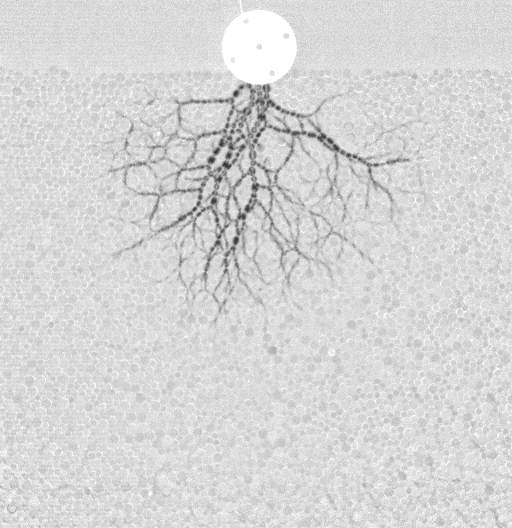
#> input picture data/granular_media/000340.bmp, 512 x 528 px; its folder holds only this picture in this run
$ jupyter execute --allow-errors superlevel_filtration_stitch_with_rips.ipynb   (shell and % lines are left out)   (Python 2 division)   (older library calls are emulated)
#> lines starting #> are read from the running program, lines starting #| are printed output that depends on the picture
### source/PersistenceExplorer/PersistenceExplorer/PersistenceExplorer.py
import IPython
import json
import random
import string
import os
import subprocess
import pkgutil
from pkg_resources import resource_filename

def Execute(command_string, html_string):
  """
  Execute(command_string, html_string)
    Submits the command to be executed as javascript along with html_string
    D3 and PersistenceExplorer are preloaded if they aren't already
  """
  stylesheet = '<style>'  + pkgutil.get_data('PersistenceExplorer', 'WebApp/PersistenceExplorer.css').decode('ascii') + '</style>'
  javascript = '<script>' + pkgutil.get_data('PersistenceExplorer', 'WebApp/PersistenceExplorer.js').decode('ascii') + '</script>'
  output = stylesheet + javascript + """
    <script>
    var command = function() {
    """ + command_string + """ };
    function LoadSource(src, tailcall) {
      var elements = document.querySelectorAll("script[src='"+src+"']");
      if ( elements.length == 0 ) {
        var element = document.createElement("script");
        element.src = src;
        document.body.appendChild(element);
        element.onload = tailcall;
      } else {
        tailcall ();
      }
    };
    LoadSource("//d3js.org/d3.v3.min.js", function() {
      command();
    });
    </script>
    """ + html_string
  return IPython.display.HTML(output)


def PersistenceExplorer( imagefiles, persistencefiles, frames, dimension, imagesize, maximagesize, pdsize ):
  # Create a unique prefix identifier to prevent confused ids
  prefix = ''.join(random.SystemRandom().choice(string.ascii_uppercase) for _ in range(16))
  # Substitute passed parameters into call
  command_string = "PersistenceExplorer(_imagefiles, _persistencefiles, _frames, _dimension, _divs, _imagesize, _maximagesize, _pdsize);"
  command_string = command_string.replace('_imagefiles', json.dumps(imagefiles))
  command_string = command_string.replace('_persistencefiles', json.dumps(persistencefiles))
  command_string = command_string.replace('_frames', json.dumps(list(frames)))
  command_string = command_string.replace('_dimension', json.dumps(dimension))
  command_string = command_string.replace('_divs',
    json.dumps({'divImg' : '#' + prefix + 'divImg',
                'divPD' : '#' + prefix + 'divPD',
                'divSlide' : '#' + prefix + 'divSlide'}))
  command_string = command_string.replace('_imagesize', json.dumps(imagesize))
  command_string = command_string.replace('_maximagesize', json.dumps(maximagesize))
  command_string = command_string.replace('_pdsize', json.dumps(pdsize))
  # Create HTML string to write app into
  html_string = """
<div id="divImg" class="PersistenceExplorerPanel"></div>
<div id="divPD" class="PersistenceExplorerPanel"></div>
<br />
<p></p>
<div id="divSlide" class="PersistenceExplorerPanel" ></div>
<p></p>
"""
  html_string = html_string.replace("divImg", prefix + "divImg" )
  html_string = html_string.replace("divPD", prefix + "divPD" )
  html_string = html_string.replace("divSlide", prefix + "divSlide" )

  # Display the HTML
  return Execute(command_string, html_string)

def ProcessImageListWithPHAT( list_of_image_filenames, list_of_output_filenames, filtration_type, cores=8 ):
  """
  Iterate through images, compute persistence results, and store results.
    list_of_image_filenames: a list of image files
    list_of_output_filenames: a list of files to save corresponding persistence results in
    filtration_type: either "sub" or "super" to indicate to obtain persistence results for either
                     sublevel or superlevel set filtrations
    cores: the number of cores to use for the parallel computation of persistence diagrams.
  """
  def chunks(l, n):
    """Yield successive n-sized chunks from l."""
    for i in range(0, len(l), n):
        yield l[i:i + n]
  cohorts_of_image_filenames = chunks(list_of_image_filenames, cores)
  cohorts_of_output_filenames = chunks(list_of_output_filenames, cores)
  # Run commands in parallel
  for images,outputs in zip(cohorts_of_image_filenames, cohorts_of_output_filenames):
    processes = [subprocess.Popen([resource_filename(__name__, 'DataPersistence'), infile, outfile, filtration_type]) for infile, outfile in zip(images, outputs) ]
    # Block until processing complete
    exitcodes = [p.wait() for p in processes]


# [22 lines left out: function ProcessImageFolderWithPHAT, not called in this run]

### doc/superlevel_filtration_stitch_with_rips.ipynb
# Superlevel set filtration with stitching to Vietoris-Rips-type filtration

This notebook takes in an image and generates a collection of output images, one for each threshold value of the original filtration. Each output image is the original image down to some threshold 0 <= k <= 255, and then below that, concentric rings of values less than k act as balls that grow outward from the superlevel set at threshold k.

[cell 1]
import PersistenceExplorer as PE
import os
from scipy import misc
from skimage import morphology as morph
import pandas as pd
import numpy as np

from matplotlib import pyplot as plt

## Set up test directory with an initial image to process

[cell 2]
idx = 340

sbmp = '../data/granular_media/%06d.bmp' % idx
stmp = '../data/tmp/'

# Read in the image, take its negative, and dilate to 'blur' the force chains.
bmp = misc.imread(sbmp)
#> bmp is the input picture: shape (528, 512); min 39, max 255, mean 214.7
bmp = 255 - bmp
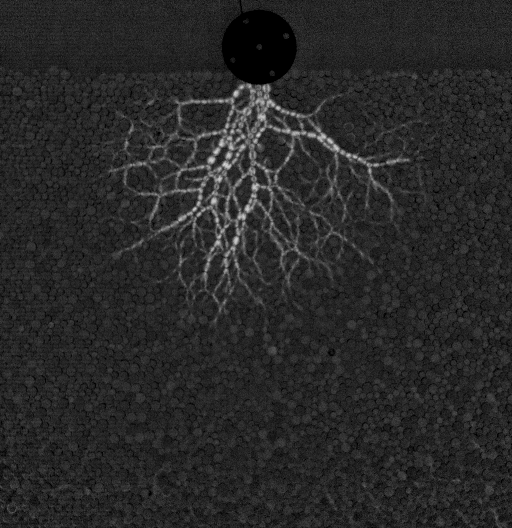
#> bmp: shape (528, 512); min 0, max 216, mean 40.3
bmp = morph.dilation(bmp, morph.disk(2.5))*(255./np.max(bmp))
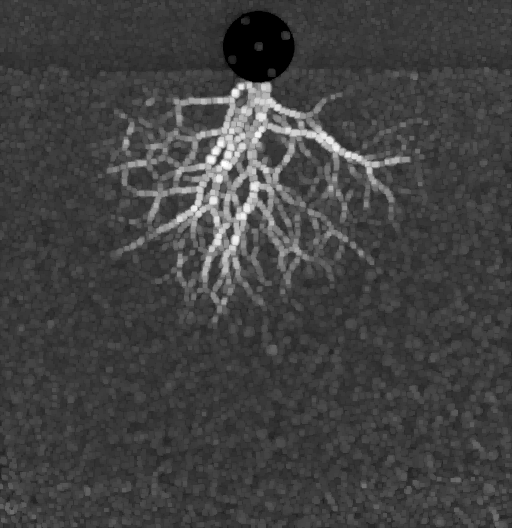
#> bmp: shape (528, 512) float64; min 0, max 255, mean 66.2
bmp = bmp.astype(np.int)

plt.imshow(bmp);
#> (this line was passed over: IPython is not available in this run)
plt.colorbar();
#> (this line was passed over: IPython is not available in this run)
plt.show()

print np.max(bmp)
#| 255

[cell 3]
os.mkdir(stmp)
os.mkdir(stmp + 'bmp')

misc.imsave(stmp + ('bmp/%06d_0.bmp' % idx), bmp)

## Process the superlevel set persistence diagram for this image

[cell 4]
os.mkdir(stmp + 'pd_sup')
#> (the rest of this cell did not finish here and is left out)

### Display original image and superlevel set persistence diagram.

[cell 5]
imagefiles = [stmp + ('bmp/%06d_0.bmp' % idx)]
pdfiles = [stmp + ('pd_sup/%06d_0.csv' % idx)]
frames = [0]
imagesize = [512, 528]
max_image_display_size = 400
persistence_diagram_display_size = 400

[cell 6]
dimension_of_interest = 1
#> (the rest of this cell did not finish here and is left out)


## Generate Vietoris-Rips-like variants of the original image

#> (a cell that did not finish here is left out)

[cell 8]
num_steps = 20  # Number of steps from first to last birth value (number of images in time series)
height_skip = 2 # Value of each level in Vietoris-Rips-type filtration
radius = 3      # Radius of expansion for Vietoris-Rips-type filtration

#> (the rest of this cell did not finish here and is left out)

## Generate their persistence diagrams and explore them!

[cell 9]
image_list = [stmp + ('bmp/%06d_%d.bmp' % (idx, step+1)) for step in range(0,num_steps)]
pd_list = [stmp + ('pd_sup/%06d_%d.csv' % (idx, step+1)) for step in range(0,num_steps)]

#> (the rest of this cell did not finish here and is left out)

[cell 10]
frames = range(0,num_steps)
imagesize = [512, 528]
max_image_display_size = 400
persistence_diagram_display_size = 400

[cell 11]
dimension_of_interest = 1
#> (the rest of this cell did not finish here and is left out)
